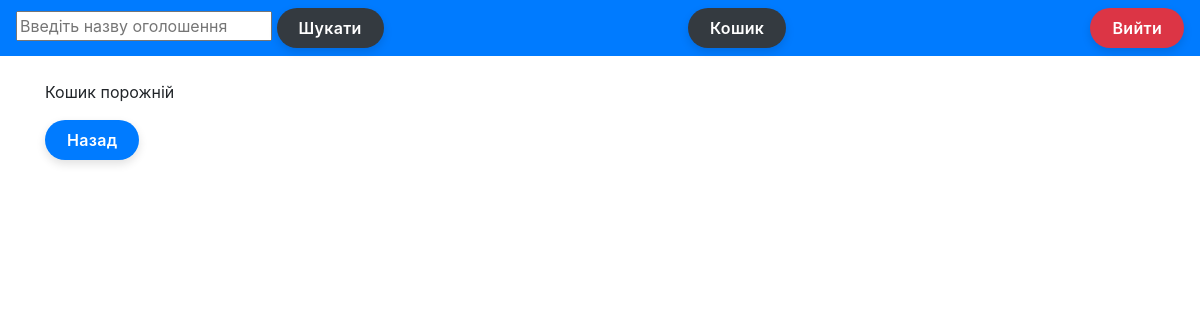
The app's page /cart/ (signed in), older data.
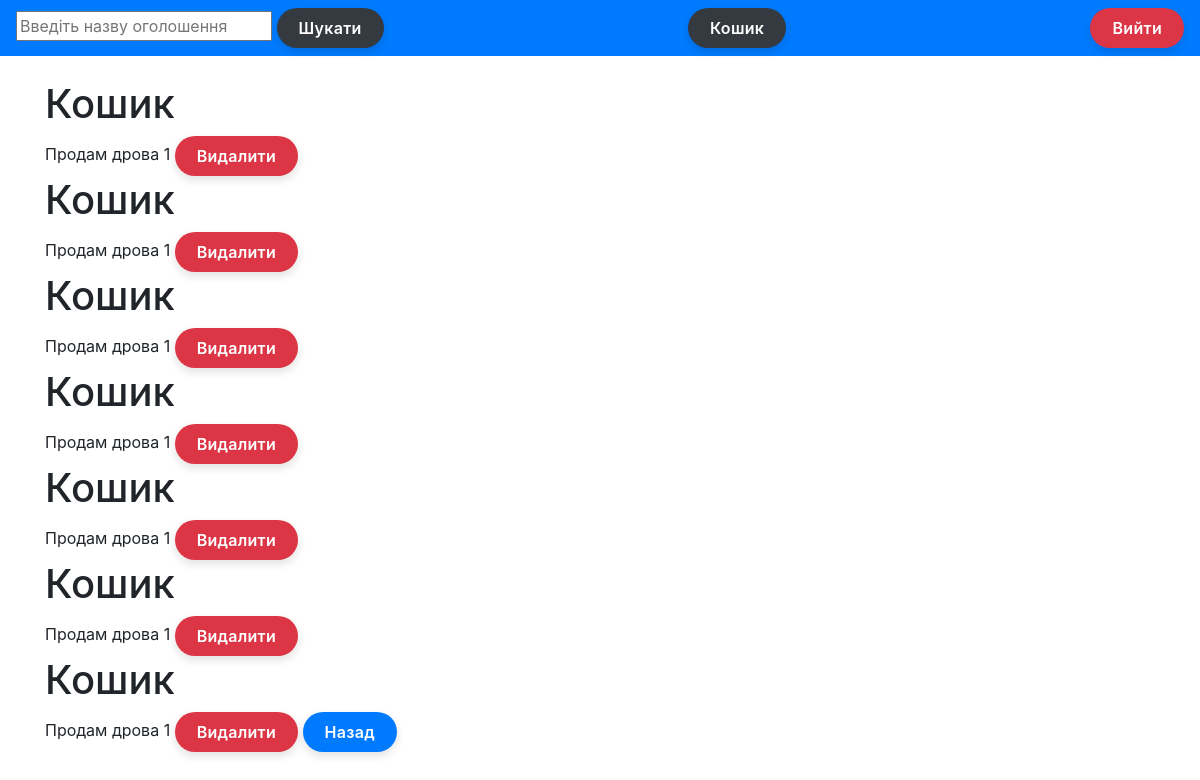
The same page, newer data.
### ads/models.py (models this page shows)
class CartItem(models.Model):
    cart = models.ForeignKey(Cart, on_delete=models.CASCADE, related_name='item')
    ad = models.ForeignKey(Ad, on_delete=models.CASCADE)
    quantity = models.PositiveIntegerField(default=1)

class Ad(models.Model):
    title = models.CharField(max_length=30)
    detail = models.TextField(blank=True)
    image = models.ImageField(upload_to='create/')
    price = models.DecimalField(max_digits=15, decimal_places=2)
    status = models.BooleanField(default=False)
    author = models.ForeignKey(User, on_delete=models.CASCADE)
    def __str__(self):
        return self.title

### ads/views.py (the view)
# urls.py: path('cart/', views.CartListView.as_view(), name="cart_list"),
class CartListView(ListView):
    model = Cart
    template_name = 'cart_list.html'
    context_object_name = 'cart'
    def get_queryset(self):
        cart, created = Cart.objects.get_or_create(user=self.request.user)
        return cart.item.all()

### templates/cart_list.html (shortened to what this page needs)
{% extends "base.html" %}
{% block content %}
    {% for item in cart %}
        <h1>Кошик</h1>
        {{item.ad}}
        {{item.quantity}}
        <a class="btn btn-danger btn-custom" href="{% url 'cart_delete' item.pk %}">Видалити</a>
    {% empty %}
        <p>Кошик порожній</p>
    {% endfor %}
    <a class="btn btn-primary btn-custom" href="{% url 'ad_list' %}">Назад</a>
{% endblock %}

### templates/base.html (shortened to what this page needs)
{% load static %}
<!DOCTYPE html>
<html>
<head>
    <link rel="stylesheet" href="https://cdn.jsdelivr.net/npm/bootstrap@4.3.1/dist/css/bootstrap.min.css">
    <link rel="stylesheet" href="{% static 'css/style.css' %}">
</head>
<body>
    <nav class="navbar navbar-primary bg-primary">
        <form method="get" action="">
            <input type="text" name="q" placeholder="Введіть назву оголошення" value="{{ request.GET.q }}">
            <button class="btn btn-dark btn-custom" type="submit">Шукати</button>
        </form>
        <a class="btn btn-dark btn-custom" href="{% url 'cart_list' %}">Кошик</a>
        <form action="{% url 'logout' %}" method="post" style="display: inline;">
            <button type="submit" class="btn btn-danger btn-custom">Вийти</button>
        </form>
      </nav>
    <div class="container mt-4">
        {% block content %}
        {% endblock %}
    </div>
</body>
</html>

### static/css/style.css (style rules this page uses)
.btn-custom { border-radius: 50px !important; padding: 8px 22px; font-weight: 600; letter-spacing: 0.3px; border: none; box-shadow: 0 4px 10px rgba(0, 0, 0, 0.12); transition: transform 0.2s ease, box-shadow 0.2s ease; }

Row changes from the older to the newer data that the page shows:
added CartItem: ad "Продам дрова", quantity "1"
added CartItem: ad "Продам дрова", quantity "1"
added CartItem: ad "Продам дрова", quantity "1"
added CartItem: ad "Продам дрова", quantity "1"
added CartItem: ad "Продам дрова", quantity "1"
added CartItem: ad "Продам дрова", quantity "1"
added CartItem: ad "Продам дрова", quantity "1"
Text that changed along with them:
text no longer shown: "Кошик порожній"
